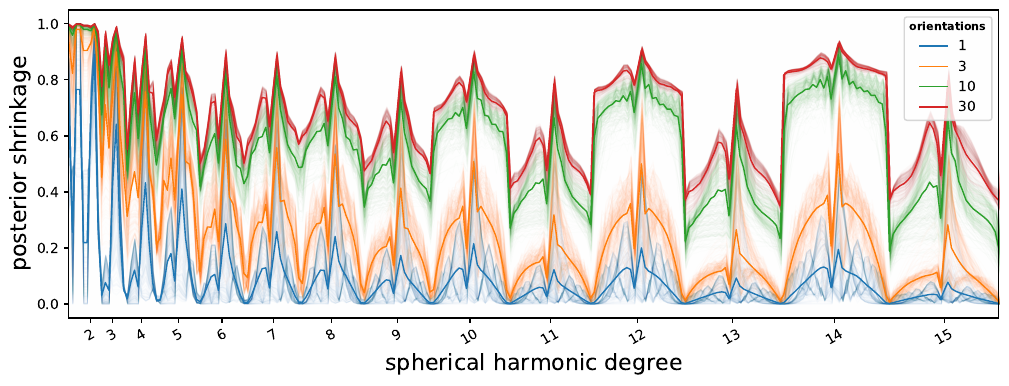

Recreate this plot in Python.
import starry
import matplotlib.pyplot as plt
import numpy as np
from tqdm import tqdm
import os

# Settings
ntheta = 50
ydeg = 15
u = [0.5, 0.25]
ydeg_pad = 3
L = 1e9
C = 1
ninc = [1, 3, 10, 30]
kpn = 300
clobber = False

# Compute
DATA_FILE = os.path.abspath(os.path.join("data", "nullspace_ensemble_ld.npz"))
if clobber or not os.path.exists(DATA_FILE):
    map = starry.Map(ydeg=ydeg + ydeg_pad, udeg=len(u), lazy=False)
    map[1:] = u
    theta = np.linspace(0, 360, ntheta, endpoint=False)
    S = np.empty((len(ninc), kpn, map.Ny))
    np.random.seed(0)
    for n in tqdm(range(len(ninc))):
        for k in range(kpn):
            A = np.empty((0, map.Ny))
            for _ in range(ninc[n]):
                map.inc = 180 / np.pi * np.arccos(np.random.uniform(0, 1))
                A = np.vstack((A, map.design_matrix(theta=theta)))
            cho_C = starry.linalg.solve(
                design_matrix=A,
                data=np.random.randn(A.shape[0]),
                C=C,
                L=L,
                N=map.Ny,
            )[1].eval()
            S[n, k] = 1 - np.diag(cho_C @ cho_C.T) / L
    S = np.array(S, dtype="float32")
    np.savez(DATA_FILE, S=S)
else:
    S = np.load(DATA_FILE)["S"]

# Plot
fig, ax = plt.subplots(1)
for n in tqdm(range(len(ninc))):
    for k in range(kpn):
        ax.plot(S[n, k], color="C{}".format(n), lw=0.75, alpha=0.01, zorder=-1)
    ax.plot(
        np.mean(S[n], axis=0),
        color="C{}".format(n),
        lw=1,
        label=ninc[n],
        zorder=1,
    )
ax.set_rasterization_zorder(0)
ax.set_xlim(0, (ydeg + 1) ** 2 - 1)
for tick in ax.xaxis.get_major_ticks():
    tick.label.set_fontsize(10)
    tick.label.set_rotation(30)
for tick in ax.yaxis.get_major_ticks():
    tick.label.set_fontsize(10)
l = np.arange(2, ydeg + 1)
ax.set_xticks(l ** 2 + l)
ax.set_xticklabels(["{}".format(l) for l in np.arange(2, ydeg + 1)])
ax.set_xlabel("spherical harmonic degree")
ax.set_ylabel("posterior shrinkage")
leg = ax.legend(loc="upper right", title="light curves", fontsize=10)
leg.get_title().set_fontsize(8)
leg.get_title().set_fontweight("bold")

# Print some info
print(
    "Total shrinkage for each scenario:",
    np.mean(S[:, :, : (ydeg + 1) ** 2], axis=(1, 2)),
)

fig.savefig(__file__.replace("py", "pdf"), bbox_inches="tight", dpi=300)
